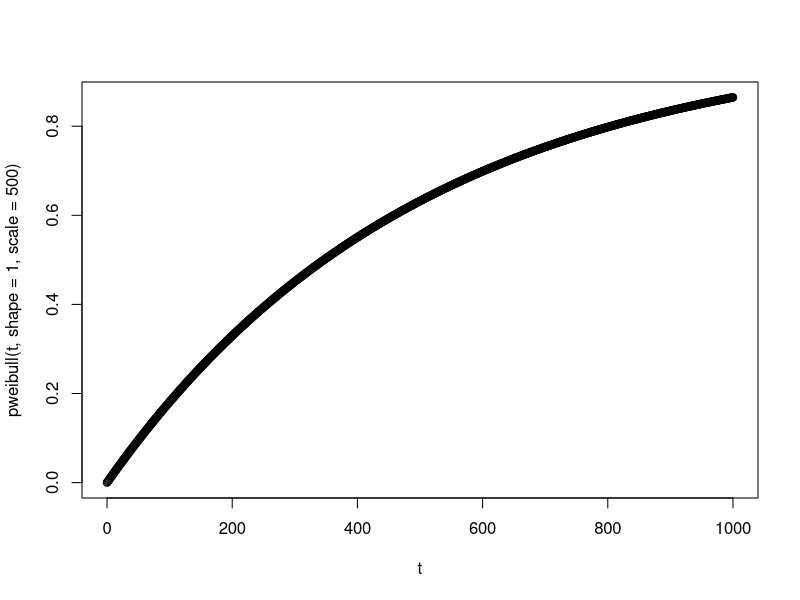

This figure's R source:
## ---- chunk 1
t <- 0:1000
plot(t, pweibull(t, shape = 1, scale = 500))

